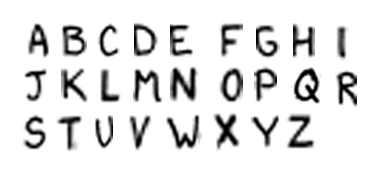
#> input picture project/S17-IR-P012/images/sample1.png, 384 x 185 px, found by its file name
$ python binarize.py
#> lines starting #> are read from the running program, lines starting #| are printed output that depends on the picture; after the words box and inside, x2 and y2 are one past the last pixel; in counts of white or black regions, pixels touching at a corner belong together
#!/usr/bin/env python2
# -*- coding: utf-8 -*-
"""
Created on Tue Apr  4 15:56:31 2017
I524 Project: OCR
Preprocessing
Binarization
@author: saber
"""
import numpy as np
import cv2
import matplotlib.pyplot as plt

image_path = 'sample1.png'
image_arr = cv2.imread(image_path, 0)
#> image_arr is the input picture: shape (185, 384); min 0, max 255, mean 228.8

plt.figure(1)
plt.subplot(311)
# Plot histogram of data
plt.hist(image_arr.flatten())

hist, bin_centers = np.histogram(image_arr)
#> hist = [2272, 1423, 1340, 1067, 1093, 1079, 1170, 1250, 1643, 58703]; bin_centers = [0, 25.5, 51, 76.5, 102, 127.5, 153, 178.5, 204, 229.5, 255]

weight1 = np.cumsum(hist)
#> weight1 = [2272, 3695, 5035, 6102, 7195, 8274, 9444, 10694, 12337, 71040]
weight2 = np.cumsum(hist[::-1])[::-1]
#> weight2 = [71040, 68768, 67345, 66005, 64938, 63845, 62766, 61596, 60346, 58703]

mean1 = np.cumsum(hist * bin_centers[1:]) / weight1
#> mean1 = [25.5, 35.32, 46.28, 56.02, 66.88, 78.11, 90.55, 103.8, 120.5, 231.7]
mean2 = np.cumsum((hist * bin_centers[1:]) / weight2[::-1])[::-1]
#> mean2 = [233.5, 22.75, 17.26, 13.48, 10.31, 7.77, 5.59, 3.85, 2.19, 0.987]

variance12 = weight1[:-1] * weight2[1:] * (mean1[:-1] - mean2[1:])**2
#> variance12 = [1.18e+09, 8.11e+10, 3.58e+11, 8.28e+11, 1.61e+12, 2.73e+12, 4.37e+12, 6.66e+12, 1.04e+13]

idx = np.argmax(variance12)
#> idx = 8
threshold = bin_centers[:-1][idx]
#> threshold = 204

img_bin = np.zeros(image_arr.shape)
for i in range(image_arr.shape[0]):
    for j in range(image_arr.shape[1]):
        if image_arr[i, j] > threshold:
            img_bin[i, j] = 255
        else:
            img_bin[i, j] = 0
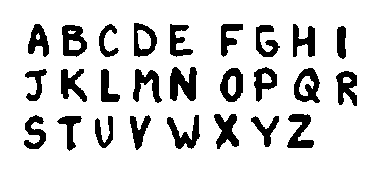
#> img_bin: shape (185, 384) float64; 84.9% white; 26 black regions, largest, box (x1, y1, x2, y2) and area: (170, 67, 197, 101) 638, (294, 68, 320, 103) 521, (62, 25, 87, 57) 512
#plt.imshow(image_arr)
#plt.imshow(img_bin)


plt.subplot(312)
plt.imshow(image_arr, 'gray')
plt.subplot(313)
plt.imshow(img_bin, 'gray')
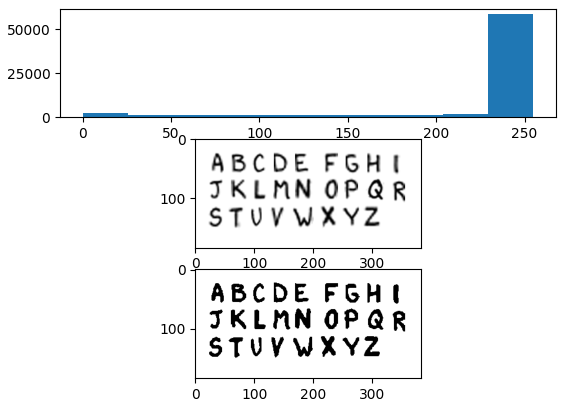
#> figure drawn by matplotlib, 3 panels; panel 1: tallest bar 58703 high, from x = 229.5 to 255
